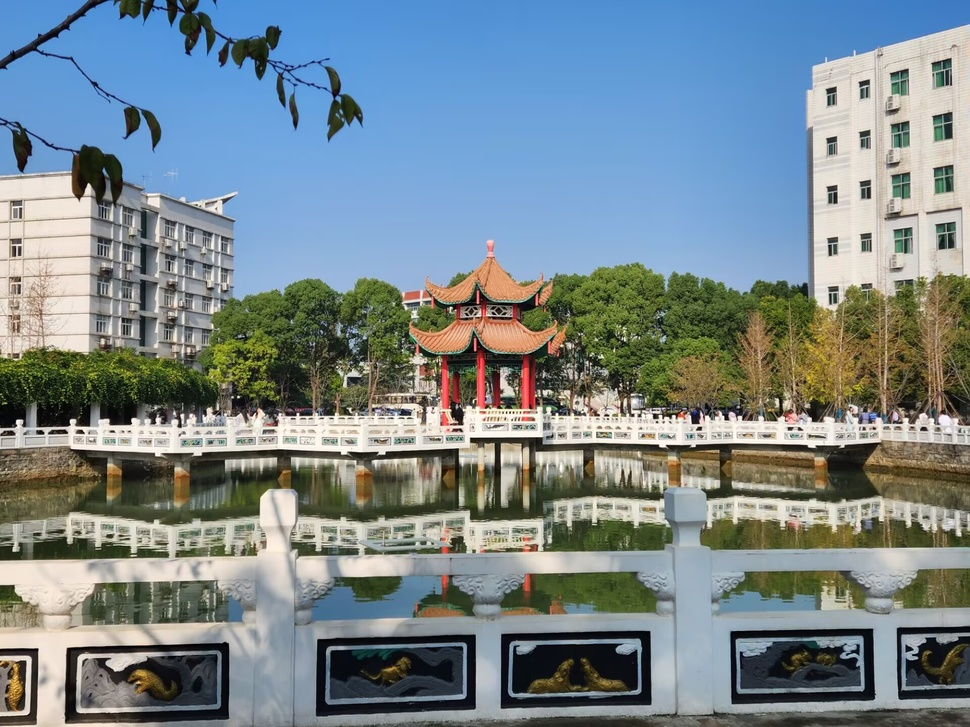
#> input picture Class/my.jpg, 970 x 727 px, shrunk from 1920 x 1440 before the run
$ python '1.14频率域.py'
#> lines starting #> are read from the running program, lines starting #| are printed output that depends on the picture
import cv2 as cv
import numpy as np
import matplotlib.pyplot as plt

# 设置字体以支持中文显示
plt.rcParams['font.sans-serif'] = ['SimHei']
plt.rcParams['axes.unicode_minus'] = False

def laplace_filter(image):
    # 使用拉普拉斯算子进行空间域锐化
    laplacian = cv.Laplacian(image, cv.CV_16S, ksize=3)
    laplacian_abs = cv.convertScaleAbs(laplacian)  # 转换为 uint8 格式
    return laplacian_abs

def laplace_sharpening(image_path):
    # 读取图像
#> called with image_path = 'my.jpg'
    img = cv.imread(image_path)
#> img is the input picture: shape (727, 970, 3); mean B, G, R 140.2, 134.8, 120.4
    gray_image = cv.cvtColor(img, cv.COLOR_BGR2GRAY)
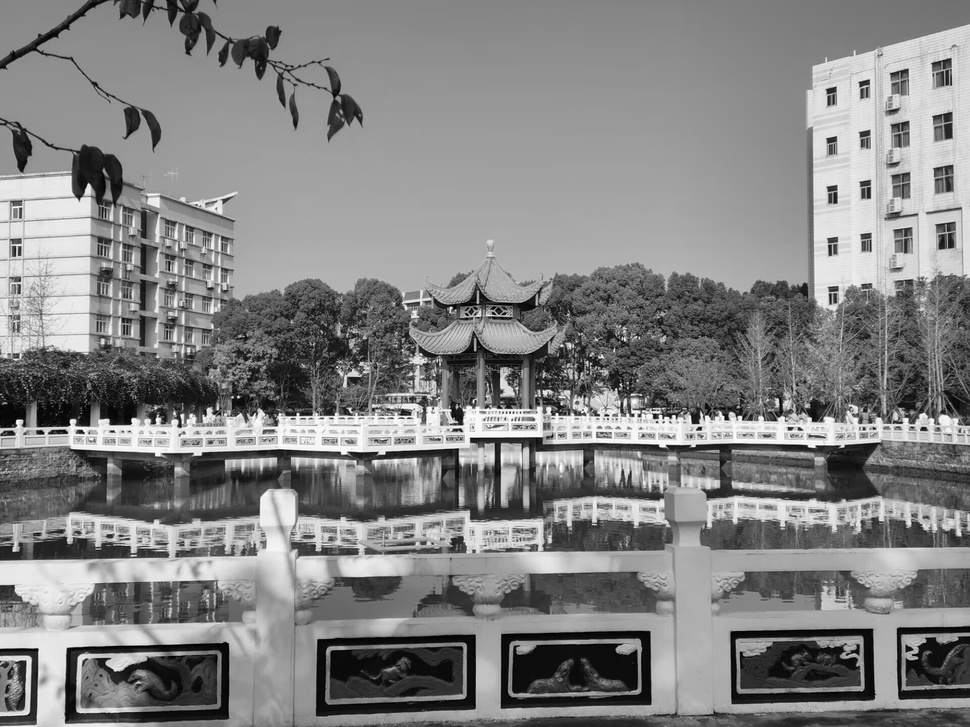
#> gray_image: shape (727, 970); min 0, max 255, mean 131.1
    rgb_img = cv.cvtColor(img, cv.COLOR_BGR2RGB)  # 转换为 RGB 格式以便 Matplotlib 显示

    # 空间域拉普拉斯锐化
    spatial_laplacian = laplace_filter(gray_image)
#> in laplace_filter, `laplacian = cv.Laplacian(image, cv.CV_16S, ksize=3)`:
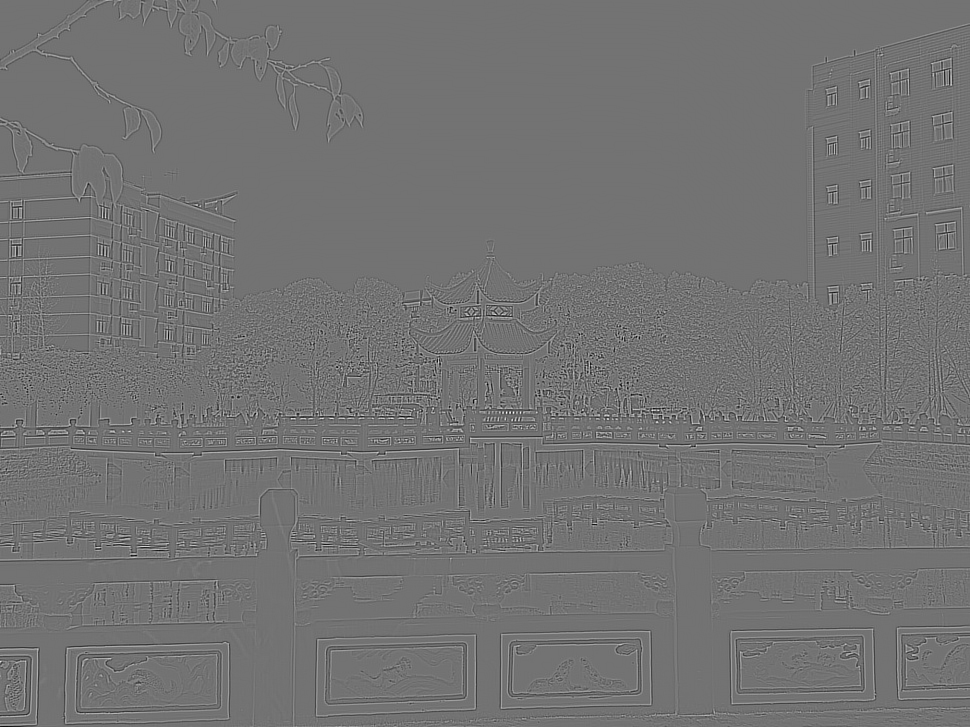
#> laplacian: shape (727, 970) int16; min -1162, max 1412, mean 0; drawn with min black and max white
#> in laplace_filter, `laplacian_abs = cv.convertScaleAbs(laplacian)`:
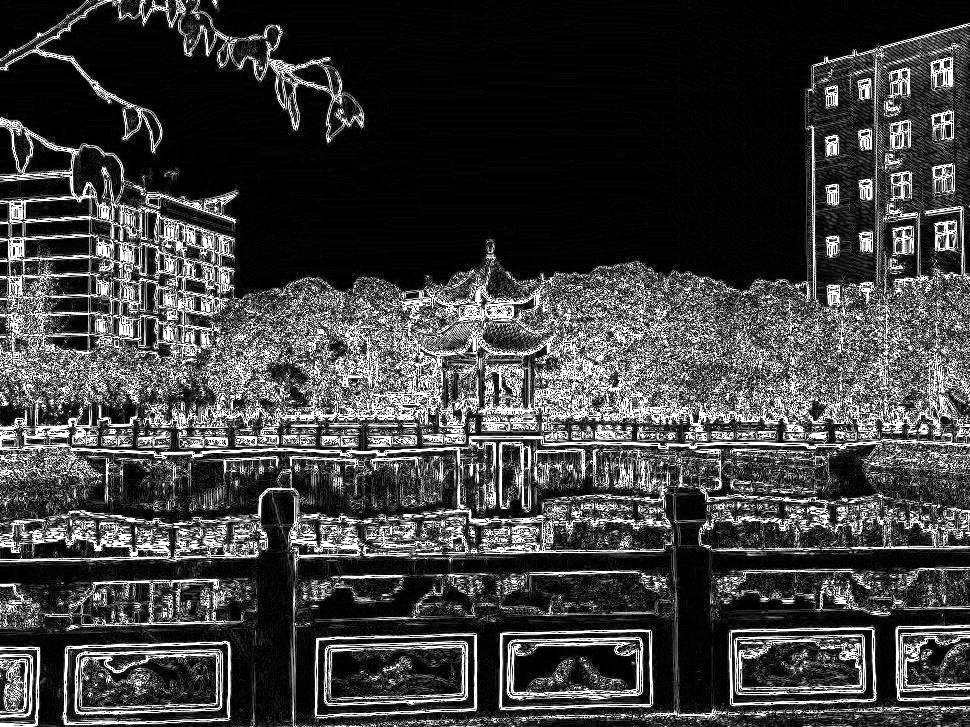
#> laplacian_abs: shape (727, 970); min 0, max 255, mean 62.7

    # 频域拉普拉斯增强
    img_float = np.float32(gray_image)
    dft = cv.dft(img_float, flags=cv.DFT_COMPLEX_OUTPUT)
    dft_shifted = np.fft.fftshift(dft)

    # 生成拉普拉斯滤波器
    rows, cols = gray_image.shape
#> rows = 727; cols = 970
    crow, ccol = rows // 2, cols // 2
#> crow = 363; ccol = 485
    laplacian_kernel = -4 * np.ones((rows, cols))
    laplacian_kernel[crow-1:crow+2, ccol-1:ccol+2] = 1

    # 应用拉普拉斯滤波器
    filtered_dft = dft_shifted * laplacian_kernel[:, :, np.newaxis]

    # 进行逆变换
    img_reconstructed = cv.idft(np.fft.ifftshift(filtered_dft))
    img_reconstructed = cv.magnitude(img_reconstructed[:, :, 0], img_reconstructed[:, :, 1])
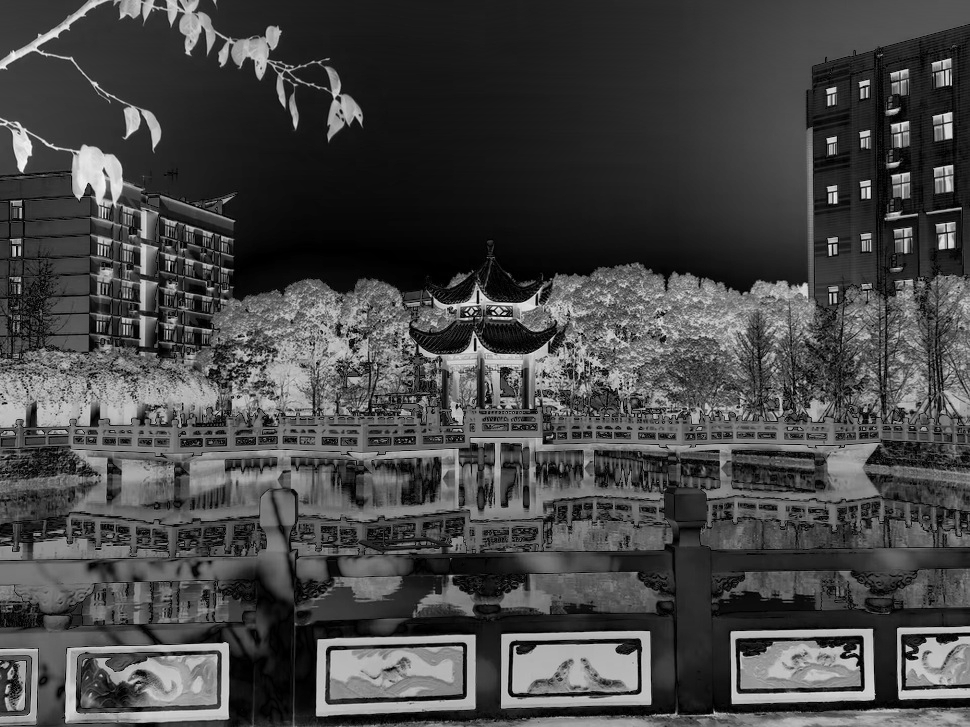
#> img_reconstructed: shape (727, 970) float64; min 583, max 540130091.8, mean 148474166.8; drawn with min black and max white

    # 显示结果
    plt.figure(figsize=(15, 8))

    plt.subplot(1, 3, 1)
    plt.imshow(gray_image, cmap='gray')
    plt.title('原始图像')
    plt.axis('off')

    plt.subplot(1, 3, 2)
    plt.imshow(spatial_laplacian, cmap='gray')
    plt.title('空间域拉普拉斯锐化')
    plt.axis('off')

    plt.subplot(1, 3, 3)
    plt.imshow(img_reconstructed, cmap='gray')
    plt.title('频域拉普拉斯增强')
    plt.axis('off')

    plt.tight_layout()
    plt.show()

# 调用函数，输入图像路径
laplace_sharpening('my.jpg')

$ run again, with Class/face.jpg copied over Class/my.jpg
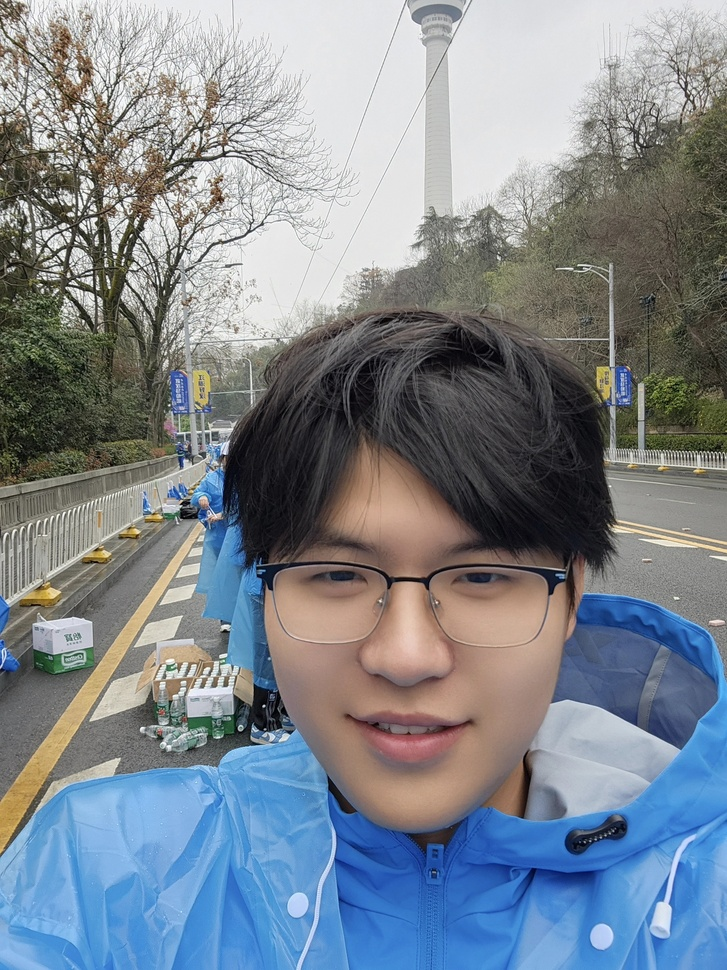
#> input picture Class/face.jpg, 727 x 970 px, shrunk from 2208 x 2944 before the run
#> in laplace_sharpening, img is the input picture: shape (970, 727, 3); mean B, G, R 143.4, 134.5, 125.8
#> in laplace_filter, `laplacian_abs = cv.convertScaleAbs(laplacian)`:
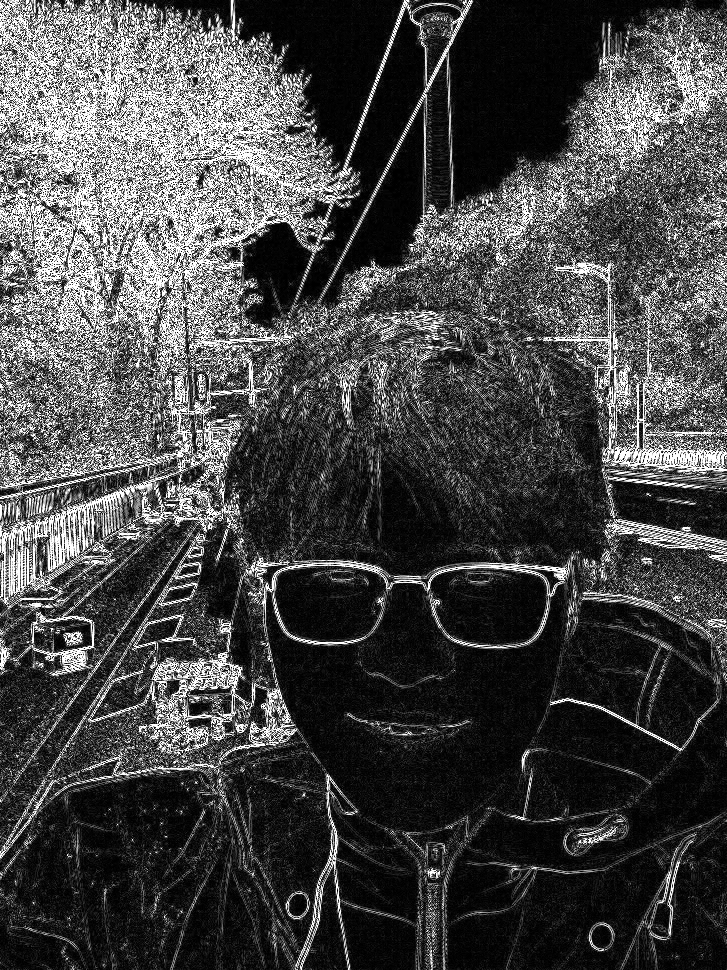
#> laplacian_abs: shape (970, 727); min 0, max 255, mean 70.3
#> in laplace_sharpening, `img_reconstructed = cv.magnitude(img_reconstructed[:, :, 0], img_recon..`:
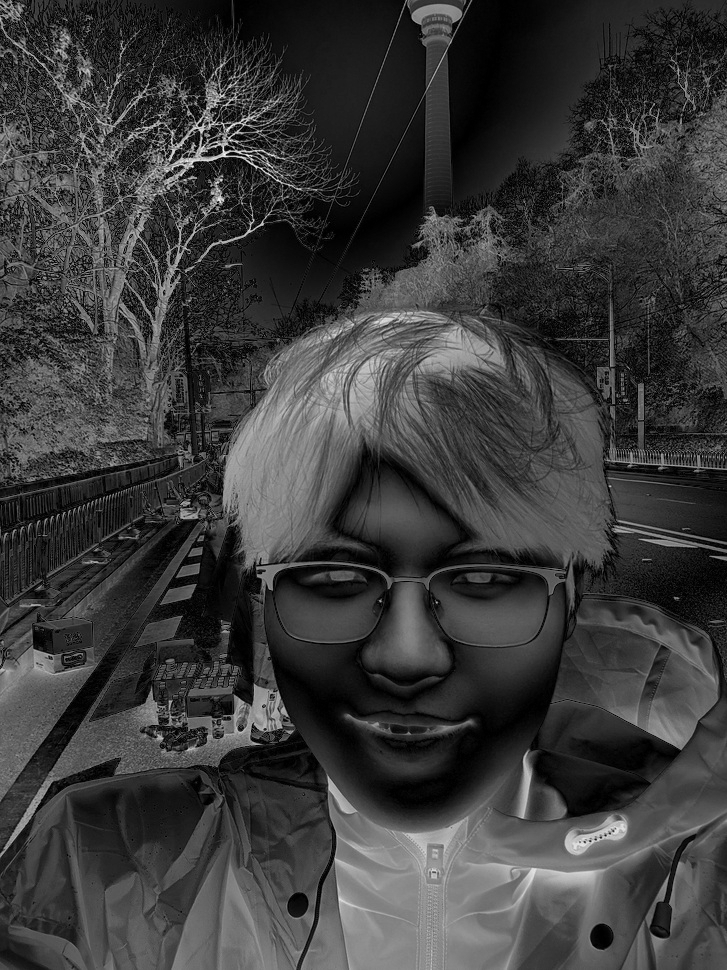
#> img_reconstructed: shape (970, 727) float64; min 66.88, max 593277563.5, mean 138454540.1; drawn with min black and max white
